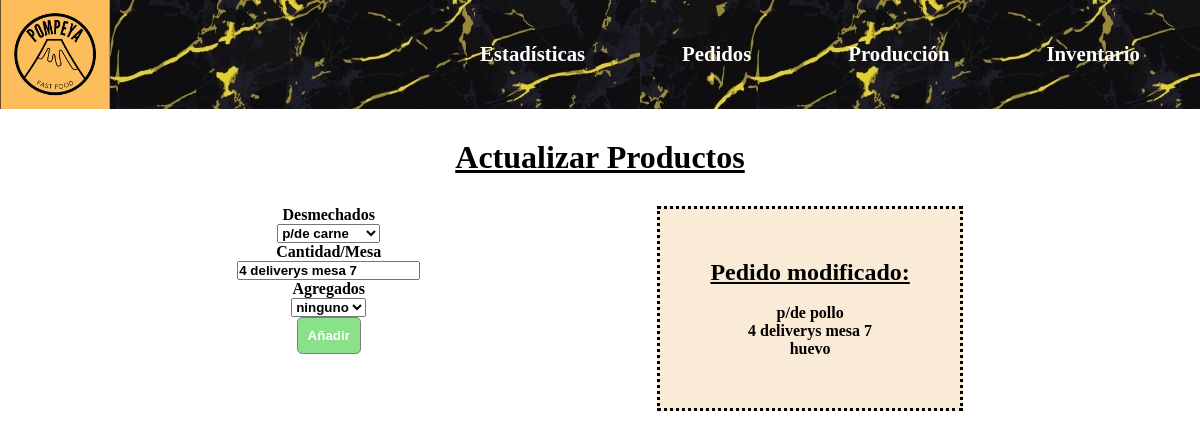
Screenshot of /update/1 with the database file from the repository.
### test.py (models this page shows)
class Desmechados(db.Model):
	id = db.Column(db.Integer,primary_key=True)
	desmechados = db.Column(db.String(220),unique=False,nullable=False)
	cantidadyMesa = db.Column(db.String(220),unique=False,nullable=True)
	agregados = db.Column(db.String(220),unique=False,nullable=False)

### test.py (the view)
@app.route("/update/<int:id>",methods=["POST","GET"])
def update1(id):
	product_to_update = Desmechados.query.get_or_404(id)
	form = produccionForm()
	if request.method == "POST":
		product_to_update.desmechados = request.form["desmechados"]
		product_to_update.agregados = request.form["agregados"]
		product_to_update.cantidadyMesa = request.form["cantidadyMesa"]
		try:
			db.session.commit()
			return redirect(url_for("produccion"))
		except:
			print("Algo ha salido mal...")
	else:
		return render_template("update.html",product_to_update=product_to_update,form=form)
	return render_template("update.html",product_to_update=product_to_update,form=form)

### test.py
class produccionForm(FlaskForm):
	desmechados = SelectField("Desmechados", choices=[('p/de carne', 'p/de carne'), ('p/de cerdo', 'p/de cerdo'), ('p/de pollo', 'p/de pollo'), ('p/de cordero', 'p/de cordero')])
	agregados = SelectField("Agregados", choices=[('ninguno', 'ninguno'),('huevo', 'huevo'), ('queso', 'queso'), ('panceta', 'panceta')])
	cantidadyMesa = StringField(label="Cantidad/Mesa")
	añadir = SubmitField()

### templates/update.html (shortened to what this page needs)
{% extends "base.html" %}
{% block content %}
<h1>Actualizar Productos</h1>
<div class="update-container">
    <div class="update-form">
        <form action="/update/{{ product_to_update.id }}" method="POST">
            {{ form.desmechados.label() }}<br>
            {{ form.desmechados() }}<br>
            {{ form.cantidadyMesa.label() }}<br>
            {{ form.cantidadyMesa(value=product_to_update.cantidadyMesa) }}<br>
            {{ form.agregados.label() }}<br>
            {{ form.agregados() }}<br>
            {{ form.añadir() }}<br>
        </form>
    </div>
    <div class="pedido-actual">
        <h2>Pedido modificado:</h2><br>
        <p>{{ product_to_update.desmechados }}</p>
        <p>{{ product_to_update.cantidadyMesa }}</p>
        <p>{{ product_to_update.agregados }}</p>
    </div>
</div>
{% endblock %}

### static/css/styles.css (style rules this page uses)
* { margin: 0; padding: 0; box-sizing: border-box; font-weight: bolder; }
h1 { text-align: center; margin-bottom: 30px; margin-top: 30px; text-decoration: underline ; }
#añadir { background-color: rgb(22, 196, 22); opacity: .5; color: white; border: 1px solid black; border-radius: 5px; padding: 10px; }
.update-form { display: flex; justify-content: center; text-align: center; }
.update-container { display: flex; justify-content: space-evenly; }
.pedido-actual { display: flex; flex-direction: column; justify-content: space-evenly; align-items: center; background-color:antiquewhite; padding: 50px; border-style: dotted; }
.pedido-actual h2 { text-decoration: underline; }

### rows the page displays
Desmechados: desmechados "p/de carne", cantidadyMesa "4 deliverys mesa 7", agregados "ninguno", desmechados "p/de pollo", agregados "huevo"
